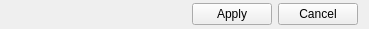
<?xml version="1.0" encoding="UTF-8"?>
<ui version="4.0">
 <class>WirelessSettingOperatePane</class>
 <widget class="QWidget" name="WirelessSettingOperatePane">
  <property name="geometry">
   <rect>
    <x>0</x>
    <y>0</y>
    <width>369</width>
    <height>29</height>
   </rect>
  </property>
  <property name="sizePolicy">
   <sizepolicy hsizetype="Preferred" vsizetype="Maximum">
    <horstretch>0</horstretch>
    <verstretch>0</verstretch>
   </sizepolicy>
  </property>
  <property name="windowTitle">
   <string>Form</string>
  </property>
  <layout class="QHBoxLayout" name="horizontalLayout">
   <property name="topMargin">
    <number>0</number>
   </property>
   <property name="bottomMargin">
    <number>0</number>
   </property>
   <item>
    <spacer name="horizontalSpacer">
     <property name="orientation">
      <enum>Qt::Horizontal</enum>
     </property>
     <property name="sizeHint" stdset="0">
      <size>
       <width>186</width>
       <height>20</height>
      </size>
     </property>
    </spacer>
   </item>
   <item>
    <widget class="QPushButton" name="m_applyBtn">
     <property name="text">
      <string>Apply</string>
     </property>
    </widget>
   </item>
   <item>
    <widget class="QPushButton" name="m_cancelBtn">
     <property name="text">
      <string>Cancel</string>
     </property>
    </widget>
   </item>
  </layout>
 </widget>
 <resources/>
 <connections/>
</ui>
